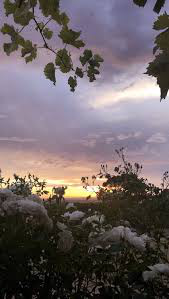
#> input picture cover_image.png, 169 x 299 px
$ python imageSteganography.py
#> lines starting #> are read from the running program, lines starting #| are printed output that depends on the picture
from PIL import Image

def embed_secret_image(cover_path, secret_path, output_path):
#> called with cover_path = 'cover_image.png', secret_path = 'secret_image.png', output_path = 'stego_image.png'
    cover = Image.open(cover_path).convert("RGB")
#> cover is the input picture: PIL image 169x299 RGB; mean R, G, B 108.2, 98.2, 100.6
    secret = Image.open(secret_path).convert("RGB")
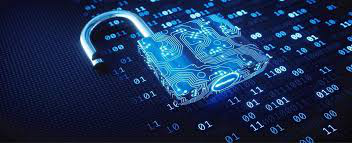
#> input picture secret_image.png, 352 x 143 px
#> secret is the input picture: PIL image 352x143 RGB; mean R, G, B 26, 47.9, 84.1

    secret = secret.resize(cover.size)
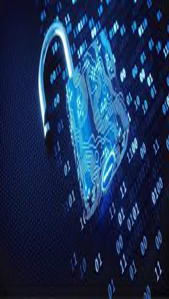
#> secret: PIL image 169x299 RGB; mean R, G, B 26.1, 47.9, 84.1

    cover_pixels = cover.load()
    secret_pixels = secret.load()

    width, height = cover.size
#> width = 169; height = 299

    for x in range(width):
        for y in range(height):
            r_cover, g_cover, b_cover = cover_pixels[x, y]
            r_secret, g_secret, b_secret = secret_pixels[x, y]

            # Take 2 MSBs of secret image and put into 2 LSBs of cover image
            r_new = (r_cover & 0b11111100) | (r_secret >> 6)
            g_new = (g_cover & 0b11111100) | (g_secret >> 6)
            b_new = (b_cover & 0b11111100) | (b_secret >> 6)

            cover_pixels[x, y] = (r_new, g_new, b_new)

    cover.save(output_path)
    print(f"Secret image embedded successfully into {output_path}")

def extract_secret_image(stego_path, output_path):
#> called with stego_path = 'stego_image.png', output_path = 'recovered_secret.png'
    stego = Image.open(stego_path).convert("RGB")
    stego_pixels = stego.load()

    width, height = stego.size
#> width = 169; height = 299
    secret = Image.new("RGB", (width, height))
#> secret: PIL image 169x299 RGB; every value is 0
    secret_pixels = secret.load()

    for x in range(width):
        for y in range(height):
            r_stego, g_stego, b_stego = stego_pixels[x, y]

            # Extract the 2 LSBs and shift to MSB position to reconstruct secret
            r_secret = (r_stego & 0b00000011) << 6
            g_secret = (g_stego & 0b00000011) << 6
            b_secret = (b_stego & 0b00000011) << 6

            secret_pixels[x, y] = (r_secret, g_secret, b_secret)

    secret.save(output_path)
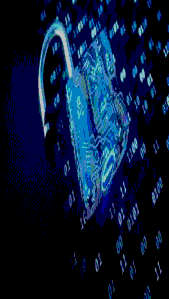
#> saved as recovered_secret.png: PIL image 169x299 RGB; mean R, G, B 7.9, 24.1, 50.2
    print(f"Secret image extracted successfully as {output_path}")


if __name__ == "__main__":
    embed_secret_image("cover_image.png", "secret_image.png", "stego_image.png")
    extract_secret_image("stego_image.png", "recovered_secret.png")
